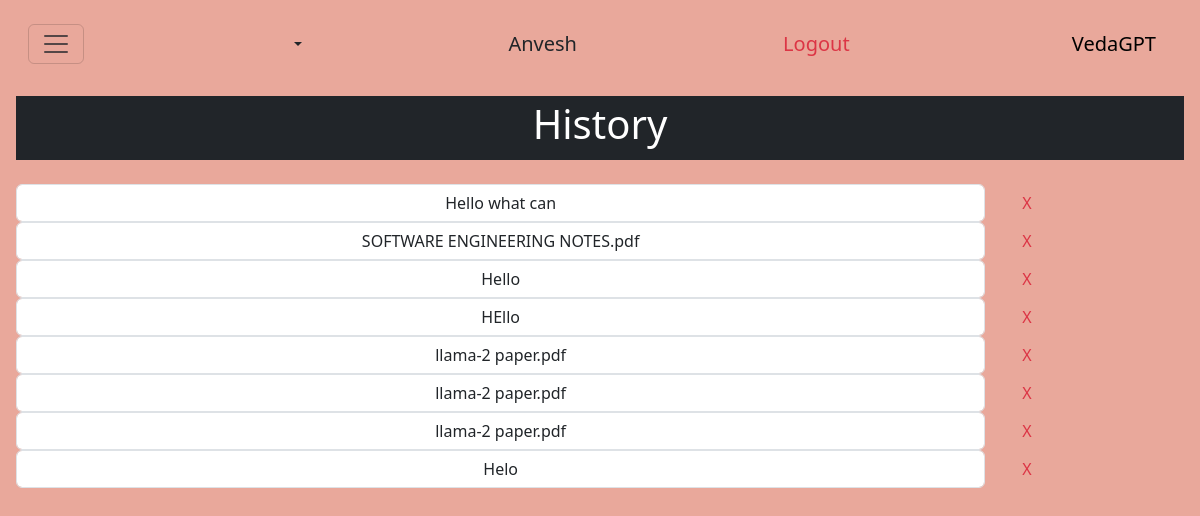
The app's page /getHistory (signed in) with its own data.
### models/models.py (models this page shows, shortened)
class Chat(models.Model):
    user = models.ForeignKey(User, on_delete=models.CASCADE)
    title = models.CharField(max_length=100,null=True)

### models/views.py (the view)
# urls.py: path('getHistory',getHistory,name='getHistory'),
def getHistory(request):
    user = request.user
    history = Chat.objects.filter(user=user)
    context ={
        'history': history,
    }
    return render(request,"history.html",context)

### templates/history.html (shortened to what this page needs)
{% extends "index.html" %}
{% load static %}
{% block content %}
<form action="{% url "index" %}" method="get">
    <div class="text text-center text-bg-dark p-1">
    <h1>History</h1>
    </div>
    {% for i in history %}
    <div class="row">
        <div class="col-10 d-inline">
            <button class="form-control" type="submit" value="{{i.id}}" id="chatHistory" name="chatHistory">
                {{i.title}}
            </button>
        </div>
        <div class="col-2 d-inline">
            <button type="submit" value="{{i.id}}" id="delete" name="delete" class="close btn text-danger" >X  </button>
        </div>
    </div>
    {% endfor %}
</form>
{% endblock content %}

### templates/index.html (shortened to what this page needs)
{% load static %}
<!DOCTYPE html>
<html lang="en">
<head>
    <link rel="stylesheet" href="{% static "bootstrap/css/bootstrap.min.css" %}" type="text/css">
</head>
<body class="p-3 mb-2 text-dark" style="background-color: #E9A89B;">
    <header>
            <nav class="navbar -transparent ">
                <div class="container-fluid">
                <button class="navbar-toggler" type="button" data-bs-toggle="offcanvas" data-bs-target="#offcanvasNavbar" aria-controls="offcanvasNavbar">
                    <span class="navbar-toggler-icon"></span>
                </button>
                <div class="nav-item dropdown">
                    <a class="nav-link dropdown-toggle" href="#" role="button" data-bs-toggle="dropdown" aria-expanded="false">
                    </a>
                </div>
                {% if user.username != "AnonymousUser" %}
                    <h5 class="offcanvas-title" id="offcanvasNavbarLabel">{{user}}</h5>
                {% endif %}
                {% if user.username == "AnonymousUser" %}
                        <a class="navbar-brand" aria-current="page" href="{% url 'login' %}">login</a>
                {% else %}
                        <a class="navbar-brand text-danger" href="{% url 'logout' %}">Logout</a>
                {% endif %}
                <a class="navbar-brand" href="{% url "index" %}">VedaGPT</a>
            </div>
        </nav>
    </header>
{% block content %}{% endblock content %}
</body>
</html>

### records on screen
Chat: {{ i.id }} 198 (drawn), title "Hello what can"
Chat: {{ i.id }} 199 (drawn), title "SOFTWARE ENGINEERING NOTES.pdf"
Chat: {{ i.id }} 200 (drawn), title "Hello"
Chat: {{ i.id }} 207 (drawn), title "HEllo"
Chat: {{ i.id }} 208 (drawn), title "llama-2 paper.pdf"
Chat: {{ i.id }} 209 (drawn), title "llama-2 paper.pdf"
Chat: {{ i.id }} 210 (drawn), title "llama-2 paper.pdf"
Chat: {{ i.id }} 211 (drawn), title "Helo"

### other values on screen
{{ user }} "Anvesh"
